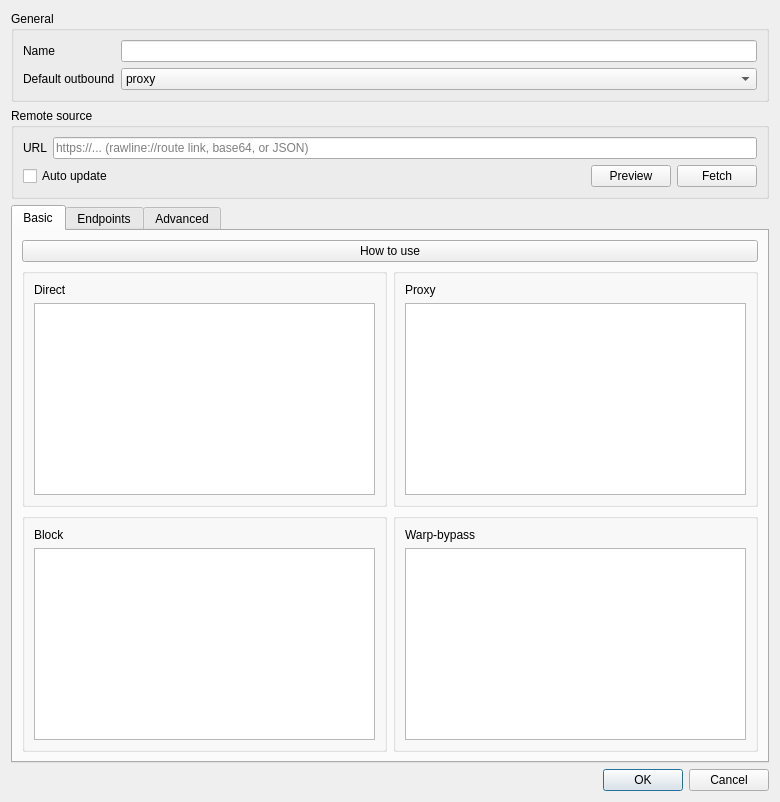
<?xml version="1.0" encoding="UTF-8"?>
<ui version="4.0">
 <class>RouteItem</class>
 <widget class="QDialog" name="RouteItem">
  <property name="geometry">
   <rect>
    <x>0</x>
    <y>0</y>
    <width>780</width>
    <height>802</height>
   </rect>
  </property>
  <property name="windowTitle">
   <string>Route Profile</string>
  </property>
  <layout class="QVBoxLayout" name="verticalLayout_3">
   <item>
    <widget class="QGroupBox" name="generalBox">
     <property name="title">
      <string>General</string>
     </property>
     <layout class="QGridLayout" name="gridLayout">
      <item row="0" column="0">
       <widget class="QLabel" name="route_name_l">
        <property name="text">
         <string>Name</string>
        </property>
       </widget>
      </item>
      <item row="0" column="1">
       <widget class="QLineEdit" name="route_name"/>
      </item>
      <item row="2" column="1">
       <widget class="QComboBox" name="def_out">
        <item>
         <property name="text">
          <string notr="true">proxy</string>
         </property>
        </item>
        <item>
         <property name="text">
          <string notr="true">direct</string>
         </property>
        </item>
        <item>
         <property name="text">
          <string notr="true">block</string>
         </property>
        </item>
        <item>
         <property name="text">
          <string notr="true">warp-bypass</string>
         </property>
        </item>
       </widget>
      </item>
      <item row="2" column="0">
       <widget class="QLabel" name="def_out_l">
        <property name="text">
         <string>Default outbound</string>
        </property>
       </widget>
      </item>
     </layout>
    </widget>
   </item>
   <item>
    <widget class="QGroupBox" name="remoteBox">
     <property name="title">
      <string>Remote source</string>
     </property>
     <layout class="QVBoxLayout" name="remoteBoxLayout">
      <item>
       <layout class="QHBoxLayout" name="remoteUrlRow">
        <item>
         <widget class="QLabel" name="remoteUrlLabel">
          <property name="text">
           <string>URL</string>
          </property>
         </widget>
        </item>
        <item>
         <widget class="QLineEdit" name="remoteUrlEdit">
          <property name="placeholderText">
           <string>https://... (rawline://route link, base64, or JSON)</string>
          </property>
         </widget>
        </item>
       </layout>
      </item>
      <item>
       <layout class="QHBoxLayout" name="remoteActionRow">
        <item>
         <widget class="QCheckBox" name="autoUpdateCheck">
          <property name="toolTip">
           <string>Re-fetch this profile from the URL when subscriptions auto-update.&#10;Your local edits are overwritten on each update.</string>
          </property>
          <property name="text">
           <string>Auto update</string>
          </property>
         </widget>
        </item>
        <item>
         <spacer name="remoteActionSpacer">
          <property name="orientation">
           <enum>Qt::Orientation::Horizontal</enum>
          </property>
          <property name="sizeHint" stdset="0">
           <size>
            <width>40</width>
            <height>20</height>
           </size>
          </property>
         </spacer>
        </item>
        <item>
         <widget class="QPushButton" name="remotePreviewBtn">
          <property name="toolTip">
           <string>Fetch the URL and show the routing profile without changing the current rules.</string>
          </property>
          <property name="text">
           <string>Preview</string>
          </property>
         </widget>
        </item>
        <item>
         <widget class="QPushButton" name="remoteFetchBtn">
          <property name="toolTip">
           <string>Fetch the URL and replace the current rules with the fetched ones.</string>
          </property>
          <property name="text">
           <string>Fetch</string>
          </property>
         </widget>
        </item>
       </layout>
      </item>
     </layout>
    </widget>
   </item>
   <item>
    <widget class="QTabWidget" name="tabWidget">
     <property name="currentIndex">
      <number>0</number>
     </property>
     <widget class="QWidget" name="tab_2">
      <attribute name="title">
       <string>Basic</string>
      </attribute>
      <layout class="QVBoxLayout" name="verticalLayout_5">
       <item>
        <widget class="QPushButton" name="howtouse_button">
         <property name="text">
          <string>How to use</string>
         </property>
        </widget>
       </item>
       <item>
        <layout class="QGridLayout" name="simpleGrid">
         <item row="0" column="0">
          <widget class="QGroupBox" name="simple_direct_box">
           <layout class="QVBoxLayout" name="verticalLayout_6">
            <item>
             <widget class="QLabel" name="label">
              <property name="text">
               <string>Direct</string>
              </property>
             </widget>
            </item>
            <item>
             <widget class="QTextEdit" name="simple_direct"/>
            </item>
           </layout>
          </widget>
         </item>
         <item row="0" column="1">
          <widget class="QGroupBox" name="simple_proxy_box">
           <layout class="QVBoxLayout" name="verticalLayout_7">
            <item>
             <widget class="QLabel" name="label_2">
              <property name="text">
               <string>Proxy</string>
              </property>
             </widget>
            </item>
            <item>
             <widget class="QTextEdit" name="simple_proxy"/>
            </item>
           </layout>
          </widget>
         </item>
         <item row="1" column="0">
          <widget class="QGroupBox" name="simple_block_box">
           <layout class="QVBoxLayout" name="verticalLayout_8">
            <item>
             <widget class="QLabel" name="label_3">
              <property name="text">
               <string>Block</string>
              </property>
             </widget>
            </item>
            <item>
             <widget class="QTextEdit" name="simple_block"/>
            </item>
           </layout>
          </widget>
         </item>
         <item row="1" column="1">
          <widget class="QGroupBox" name="simple_warpbypass_box">
           <layout class="QVBoxLayout" name="verticalLayout_10">
            <item>
             <widget class="QLabel" name="label_4">
              <property name="text">
               <string>Warp-bypass</string>
              </property>
             </widget>
            </item>
            <item>
             <widget class="QTextEdit" name="simple_warpbypass"/>
            </item>
           </layout>
          </widget>
         </item>
        </layout>
       </item>
      </layout>
     </widget>
     <widget class="QWidget" name="endpointsTab">
      <attribute name="title">
       <string>Endpoints</string>
      </attribute>
      <attribute name="toolTip">
       <string>OpenVPN / OpenConnect profiles started alongside this routing profile. Traffic for the networks they advertise goes through them; everything else follows this profile's rules. Each endpoint gets a rule in the Advanced tab that you can move among your own rules. A chain endpoint can hand out one rule per inner OpenVPN / OpenConnect hop too, so traffic can be routed to a hop before the exit.</string>
      </attribute>
      <layout class="QVBoxLayout" name="endpointsTabLayout">
       <item>
        <layout class="QHBoxLayout" name="endpointsActionRow">
         <item>
          <widget class="QComboBox" name="endpointPicker">
           <property name="sizePolicy">
            <sizepolicy hsizetype="Expanding" vsizetype="Fixed">
             <horstretch>1</horstretch>
             <verstretch>0</verstretch>
            </sizepolicy>
           </property>
           <property name="sizeAdjustPolicy">
            <enum>QComboBox::SizeAdjustPolicy::AdjustToMinimumContentsLengthWithIcon</enum>
           </property>
          </widget>
         </item>
         <item>
          <widget class="QPushButton" name="endpointAddBtn">
           <property name="text">
            <string>Add</string>
           </property>
          </widget>
         </item>
         <item>
          <widget class="QPushButton" name="endpointRemoveBtn">
           <property name="text">
            <string>Remove</string>
           </property>
          </widget>
         </item>
        </layout>
       </item>
       <item>
        <widget class="QListWidget" name="endpointList"/>
       </item>
      </layout>
     </widget>
     <widget class="QWidget" name="tab">
      <attribute name="title">
       <string>Advanced</string>
      </attribute>
      <layout class="QVBoxLayout" name="verticalLayout_4">
       <item>
        <widget class="QGroupBox" name="groupBox">
         <property name="title">
          <string>Rules</string>
         </property>
         <layout class="QHBoxLayout" name="horizontalLayout_4">
          <property name="leftMargin">
           <number>0</number>
          </property>
          <property name="topMargin">
           <number>0</number>
          </property>
          <property name="rightMargin">
           <number>0</number>
          </property>
          <property name="bottomMargin">
           <number>0</number>
          </property>
          <item>
           <widget class="QFrame" name="frame">
            <property name="frameShape">
             <enum>QFrame::Shape::NoFrame</enum>
            </property>
            <property name="frameShadow">
             <enum>QFrame::Shadow::Raised</enum>
            </property>
            <layout class="QVBoxLayout" name="verticalLayout_9">
             <property name="spacing">
              <number>7</number>
             </property>
             <property name="leftMargin">
              <number>5</number>
             </property>
             <property name="topMargin">
              <number>5</number>
             </property>
             <property name="rightMargin">
              <number>5</number>
             </property>
             <property name="bottomMargin">
              <number>5</number>
             </property>
             <item>
              <widget class="QListWidget" name="route_items"/>
             </item>
             <item>
              <widget class="QWidget" name="widget_2" native="true">
               <layout class="QHBoxLayout" name="horizontalLayout_2">
                <item>
                 <widget class="QPushButton" name="new_route_item">
                  <property name="text">
                   <string>New</string>
                  </property>
                 </widget>
                </item>
                <item>
                 <widget class="QPushButton" name="moveup_route_item">
                  <property name="text">
                   <string>Move Up</string>
                  </property>
                 </widget>
                </item>
                <item>
                 <widget class="QPushButton" name="movedown_route_item">
                  <property name="text">
                   <string>Move Down</string>
                  </property>
                 </widget>
                </item>
                <item>
                 <widget class="QPushButton" name="delete_route_item">
                  <property name="text">
                   <string>Delete</string>
                  </property>
                 </widget>
                </item>
               </layout>
              </widget>
             </item>
            </layout>
           </widget>
          </item>
          <item>
           <widget class="QFrame" name="rule_attr_box">
            <layout class="QVBoxLayout" name="verticalLayout">
             <property name="leftMargin">
              <number>0</number>
             </property>
             <property name="topMargin">
              <number>5</number>
             </property>
             <property name="rightMargin">
              <number>5</number>
             </property>
             <property name="bottomMargin">
              <number>5</number>
             </property>
             <item>
              <layout class="QHBoxLayout" name="horizontalLayout_5">
               <item>
                <widget class="QLabel" name="rule_name_l">
                 <property name="text">
                  <string>Name</string>
                 </property>
                </widget>
               </item>
               <item>
                <widget class="QLineEdit" name="rule_name"/>
               </item>
              </layout>
             </item>
             <item>
              <widget class="QLabel" name="rule_preview_l">
               <property name="text">
                <string>Preview</string>
               </property>
              </widget>
             </item>
             <item>
              <widget class="QTextBrowser" name="rule_preview">
               <property name="minimumSize">
                <size>
                 <width>0</width>
                 <height>120</height>
                </size>
               </property>
               <property name="documentTitle">
                <string notr="true"/>
               </property>
               <property name="openExternalLinks">
                <bool>false</bool>
               </property>
              </widget>
             </item>
            </layout>
           </widget>
          </item>
         </layout>
        </widget>
       </item>
       <item>
        <widget class="QGroupBox" name="groupBox_2">
         <property name="title">
          <string>Rule Settings</string>
         </property>
         <layout class="QVBoxLayout" name="verticalLayout_2">
          <property name="spacing">
           <number>7</number>
          </property>
          <property name="leftMargin">
           <number>0</number>
          </property>
          <property name="topMargin">
           <number>0</number>
          </property>
          <property name="rightMargin">
           <number>0</number>
          </property>
          <property name="bottomMargin">
           <number>0</number>
          </property>
          <item>
           <layout class="QHBoxLayout" name="horizontalLayout_action">
            <property name="leftMargin">
             <number>4</number>
            </property>
            <property name="rightMargin">
             <number>4</number>
            </property>
            <item>
             <widget class="QLabel" name="rule_action_l">
              <property name="text">
               <string>Action</string>
              </property>
             </widget>
            </item>
            <item>
             <widget class="QComboBox" name="rule_action_combo"/>
            </item>
           </layout>
          </item>
          <item>
           <widget class="QLabel" name="rule_managed_note">
            <property name="text">
             <string>This rule is managed by the Endpoints tab. You can only move it.</string>
            </property>
            <property name="wordWrap">
             <bool>true</bool>
            </property>
           </widget>
          </item>
          <item>
           <widget class="QTabWidget" name="rule_attr_tabs">
            <property name="sizePolicy">
             <sizepolicy hsizetype="Preferred" vsizetype="Preferred">
              <horstretch>0</horstretch>
              <verstretch>0</verstretch>
             </sizepolicy>
            </property>
            <property name="minimumSize">
             <size>
              <width>0</width>
              <height>100</height>
             </size>
            </property>
            <property name="currentIndex">
             <number>-1</number>
            </property>
           </widget>
          </item>
         </layout>
        </widget>
       </item>
      </layout>
     </widget>
    </widget>
   </item>
   <item>
    <widget class="QDialogButtonBox" name="buttonBox">
     <property name="standardButtons">
      <set>QDialogButtonBox::StandardButton::Cancel|QDialogButtonBox::StandardButton::Ok</set>
     </property>
    </widget>
   </item>
  </layout>
 </widget>
 <resources/>
 <connections/>
</ui>
